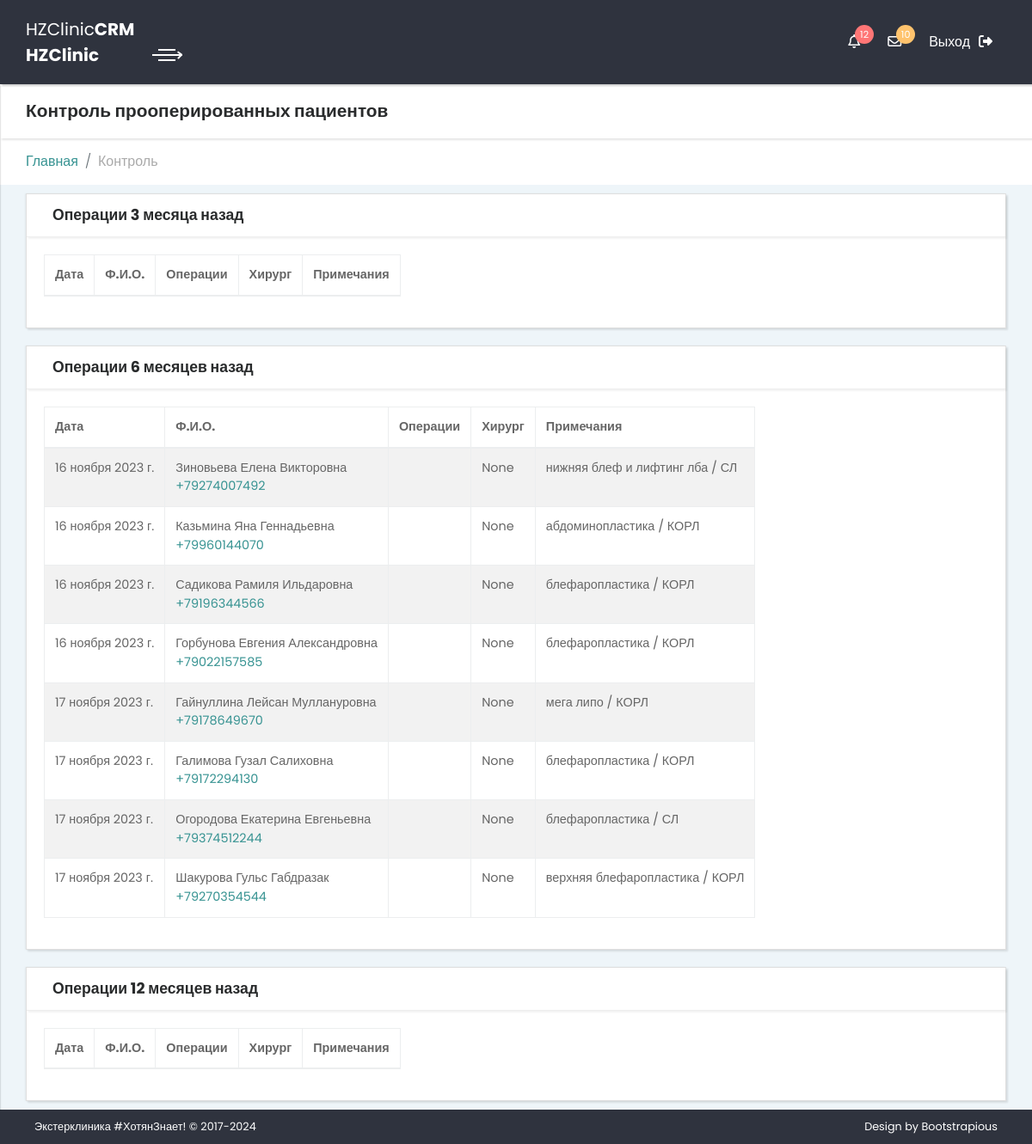
Page /control/ (signed in) on the earlier database version.
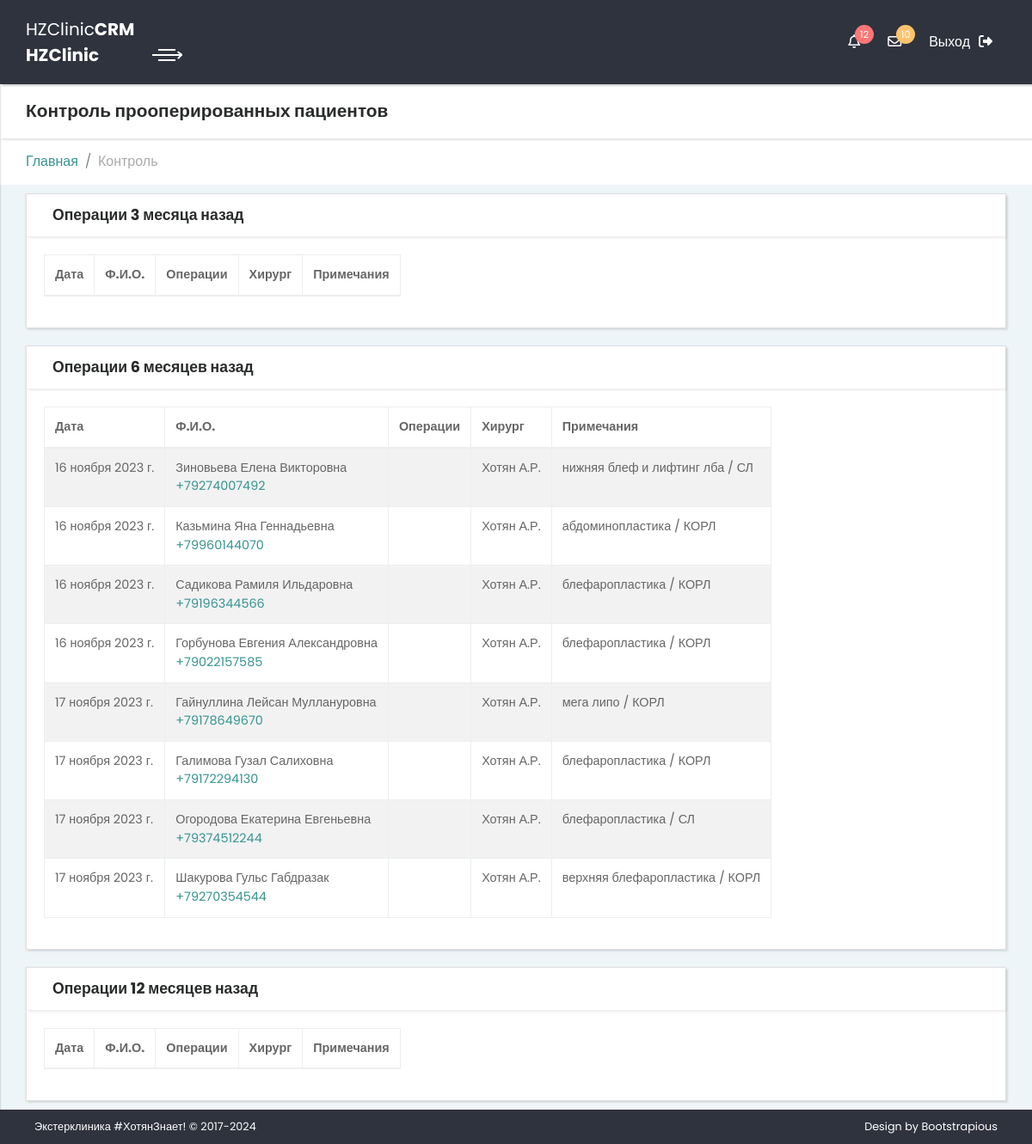
Same page on the later database version.
### crm/models.py (models this page shows, shortened)
class Candidate(models.Model):
    class SurgeonChoices(models.TextChoices):
        KhotyanAR = 'Хотян А.Р.', _('Хотян А.Р.'),
        MukhamedovGT = 'Мухамедов Г.Т.', _('Мухамедов Г.Т.')
    phoneNumber = models.CharField(max_length=16, unique=False, verbose_name='Номер телефона (phoneNumber)')
    date_oper = models.DateField(verbose_name='Дата операции (date_oper)', default=datetime.date.today)
    Sname = models.CharField(max_length=25, verbose_name='Фамилия (Sname)')
    Name = models.CharField(max_length=25, verbose_name='Имя (Name)')
    Mname = models.CharField(max_length=25, verbose_name='Отчество (Mname)', blank=True)
    typeOpers = models.ManyToManyField(TypeOperations, verbose_name='Операции (typeOpers)',
                                       related_name='candidate_operations')
    Surgeon = models.CharField(verbose_name='Хирург', choices=SurgeonChoices.choices, max_length=15,
                               default='Хотян А.Р.')
    Doctor = models.ForeignKey(Doctor, verbose_name='Врач', on_delete=models.CASCADE, blank=True, null=True)
    notes = models.TextField(max_length=255, verbose_name='Примечания (notes)', blank=True)
    class Meta:
        verbose_name = 'Кандидат'
        verbose_name_plural = "Кандидаты"
        ordering = ('date_oper',)

class Doctor(models.Model):
    position = models.CharField(max_length=30, verbose_name='Должность', blank=True)
    specialty = models.CharField(max_length=30, verbose_name='Специальность', blank=True)
    F_name = models.CharField(max_length=30, verbose_name='Фамилия', blank=True)
    L_name = models.CharField(max_length=30, verbose_name='Имя', blank=True)
    S_name = models.CharField(max_length=30, verbose_name='Отчество', blank=True)
    F_name_padezhi = models.TextField(max_length=255, verbose_name='Падежи фамилии', blank=True)
    L_name_padezhi = models.TextField(max_length=255, verbose_name='Падежи имени', blank=True)
    S_name_padezhi = models.TextField(max_length=255, verbose_name='Падежи отчества', blank=True)
    class Meta:
        verbose_name = 'Врач'
        verbose_name_plural = 'Врачи'
    def __str__(self):
        return str(self.F_name) + ' ' + str(self.L_name)[:1] + '.' + str(self.S_name)[:1] + '.'

### crm/views.py (the view)
# urls.py: path('control/', views.control_view, name='control'),
def control_view(request):
    if not request.user.is_authenticated:
        return redirect(reverse(login_view))
    hzuser = request.user
    hzuser_info = hzUserInfo.objects.filter(hz_user=hzuser)
    template_name = 'crm/_control.html'
    today = datetime.date.today()
    date_ctrl_3 = [today + relativedelta(months=-3, days=-3), today + relativedelta(months=-3)]
    date_ctrl_6 = [today + relativedelta(months=-6, days=-3), today + relativedelta(months=-6)]
    date_ctrl_12 = [today + relativedelta(months=-12, days=-3), today + relativedelta(months=-12)]
    data_3 = Candidate.objects.filter(date_oper__gte=date_ctrl_3[0]) & Candidate.objects.filter(
        date_oper__lte=date_ctrl_3[1])
    data_6 = Candidate.objects.filter(date_oper__gte=date_ctrl_6[0]) & Candidate.objects.filter(
        date_oper__lte=date_ctrl_6[1])
    data_12 = Candidate.objects.filter(date_oper__gte=date_ctrl_12[0]) & Candidate.objects.filter(
        date_oper__lte=date_ctrl_12[1])
    context = {'title': 'Контроль прооперированных пациентов',
               'user': hzuser,
               'user_info': hzuser_info[0],
               'data_3': data_3,
               'data_6': data_6,
               'data_12': data_12,
               }
    return render(request, template_name, context)

### crm/templates/crm/_control.html
{% extends "crm/_base.html" %}
{% load static %}
{% block Content %}
          {% include "crm/_content_control.html" %}
{% endblock %}

### crm/templates/crm/_base.html (shortened to what this page needs)
<!DOCTYPE html>{% load static %}
<html lang="ru">
  <head>
    <link rel="stylesheet" href={% static "crm/css/bootstrap.min.css" %}>
    <link rel="stylesheet" href={% static "crm/css/font-awesome.min.css" %}>
    <link rel="stylesheet" href={% static "crm/css/uikit.min.css" %}>
    <link rel="stylesheet" href={% static "crm/css/style.sea.css" %}?{% now "U" %} id="theme-stylesheet">
    <link rel="stylesheet" href={% static "crm/css/custom.css" %}>
    <link rel="stylesheet" href="https://file.myfontastic.com/da58YPMQ7U5HY8Rb6UxkNf/icons.css">
  </head>
  <body>
    <div class="page home-page">
      {% block MainNavbar %}
        {% include "crm/_main_navbar.html" %}
      {% endblock %}
      <div class="page-content d-flex align-items-stretch">
        {% block Content %}{% endblock %}
      </div>
      {% block Footer %}
          <footer class="main-footer">
            <div class="container-fluid">
              <div class="row">
                <div class="col-sm-6">
                  <p>Экстерклиника #ХотянЗнает! &copy; 2017-2024</p>
                </div>
                <div class="col-sm-6 text-right">
                  <p>Design by <a href="https://bootstrapious.com/admin-templates" class="external">Bootstrapious</a></p>
                </div>
              </div>
            </div>
          </footer>
      {% endblock %}
    </div>
</body>
</html>

### crm/templates/crm/_main_navbar.html (shortened to what this page needs)
{% load static %}
<header class="header">
    <nav class="navbar">
        <div class="container-fluid">
            <div class="navbar-holder d-flex align-items-center justify-content-between">
                <div class="navbar-header">
                    <a href="index.html" class="navbar-brand">
                    <div class="brand-text brand-big hidden-lg-down"><span>HZClinic </span><strong>CRM</strong></div>
                    <div class="brand-text brand-small"><strong>HZClinic</strong></div>
                </a>
                    <a id="toggle-btn" href="#"
                                            class="menu-btn active"><span></span><span></span><span></span></a>
                </div>
                <ul class="nav-menu list-unstyled d-flex flex-md-row align-items-md-center">
                    <li class="nav-item dropdown"><a id="notifications" rel="nofollow" data-target="#" href="#"
                                                     data-toggle="dropdown" aria-haspopup="true" aria-expanded="false"
                                                     class="nav-link"><i class="fa fa-bell-o"></i><span
                            class="badge bg-red">12</span></a>
                    </li>
                    <li class="nav-item dropdown"><a id="messages" rel="nofollow" data-target="#" href="#"
                                                     data-toggle="dropdown" aria-haspopup="true" aria-expanded="false"
                                                     class="nav-link"><i class="fa fa-envelope-o"></i><span
                            class="badge bg-orange">10</span></a>
                    </li>
                    <li class="nav-item"><a href="../logout" class="nav-link logout">Выход<i class="fa fa-sign-out"></i></a>
                    </li>
                </ul>
            </div>
        </div>
    </nav>
</header>

### crm/templates/crm/_sidebar_header.html (shortened to what this page needs)
{% load static %}

### crm/templates/crm/_nav_menu.html (shortened to what this page needs)
{% load static %}

### crm/templates/crm/_content_control.html (shortened to what this page needs)
{% load static %}
<div class="content-inner">
    <header class="page-header">
        <div class="container-fluid">
            <h2 class="no-margin-bottom">Контроль прооперированных пациентов</h2>
        </div>
    </header>
    <ul class="breadcrumb">
        <div class="container-fluid">
            <li class="breadcrumb-item"><a href="../">Главная</a></li>
            <li class="breadcrumb-item active">Контроль
            </li>
        </div>
    </ul>
    <section class="tables">
        <div class="container-fluid">
            <div class="row">
            <div class="col-lg-12">
                <div class="card">
                    <div class="card-header d-flex align-items-center">
                        <div class="col-sm-8">
                        <h4>Операции 3 месяца назад</h4>
                        </div>
                    </div>
                    <div class="card-body">
                        <table class="table table-bordered table-striped table-responsive">
                            <thead>
                            <tr>
                                <th>Дата</th>
                                <th>Ф.И.О.</th>
                                <th>Операции</th>
                                <th>Хирург</th>
                                <th>Примечания</th>
                            </tr>
                            </thead>
                        </table>
                    </div>
                </div>
            </div>
            </div>
        </div>
    </section>
    <section class="tables">
        <div class="container-fluid">
            <div class="row">
            <div class="col-lg-12">
                <div class="card">
                    <div class="card-header d-flex align-items-center">
                        <div class="col-sm-8">
                        <h4>Операции 6 месяцев назад</h4>
                        </div>
                    </div>
                    <div class="card-body">
                        <table class="table table-bordered table-striped table-responsive">
                            <thead>
                            <tr>
                                <th>Дата</th>
                                <th>Ф.И.О.</th>
                                <th>Операции</th>
                                <th>Хирург</th>
                                <th>Примечания</th>
                            </tr>
                            </thead>
                            <tbody>
                            {% for item in data_6 %}
                            <tr>
                                <td>{{item.date_oper}}</td>
                                <td>{{item.Sname}} {{item.Name}} {{item.Mname}}<br>
                                    <a href="tel:+{{ item.phoneNumber }}">+{{ item.phoneNumber }}</a>
                                </td>
                                <td>
                                    <ul class="p-3">
                                    </ul>
                                </td>
                                <td>{{item.Doctor}}</td>
                                <td>{{item.notes}}</td>
                            </tr>
                            {% endfor %}
                            </tbody>
                        </table>
                    </div>
                </div>
            </div>
            </div>
        </div>
    </section>
    <section class="tables">
        <div class="container-fluid">
            <div class="row">
            <div class="col-lg-12">
                <div class="card">
                    <div class="card-header d-flex align-items-center">
                        <div class="col-sm-8">
                        <h4>Операции 12 месяцев назад</h4>
                        </div>
                    </div>
                    <div class="card-body">
                        <table class="table table-bordered table-striped table-responsive">
                            <thead>
                            <tr>
                                <th>Дата</th>
                                <th>Ф.И.О.</th>
                                <th>Операции</th>
                                <th>Хирург</th>
                                <th>Примечания</th>
                            </tr>
                            </thead>
                        </table>
                    </div>
                </div>
            </div>
            </div>
        </div>
    </section>
</div>

Differences in the rows shown:
changed Candidate "Зиновьева": Doctor "None" → "Хотян А.Р."
changed Candidate "Казьмина": Doctor "None" → "Хотян А.Р."
changed Candidate "Садикова": Doctor "None" → "Хотян А.Р."
changed Candidate "Горбунова": Doctor "None" → "Хотян А.Р."
changed Candidate "Гайнуллина": Doctor "None" → "Хотян А.Р."
changed Candidate "Галимова": Doctor "None" → "Хотян А.Р."
changed Candidate "Огородова": Doctor "None" → "Хотян А.Р."
changed Candidate "Шакурова": Doctor "None" → "Хотян А.Р."
